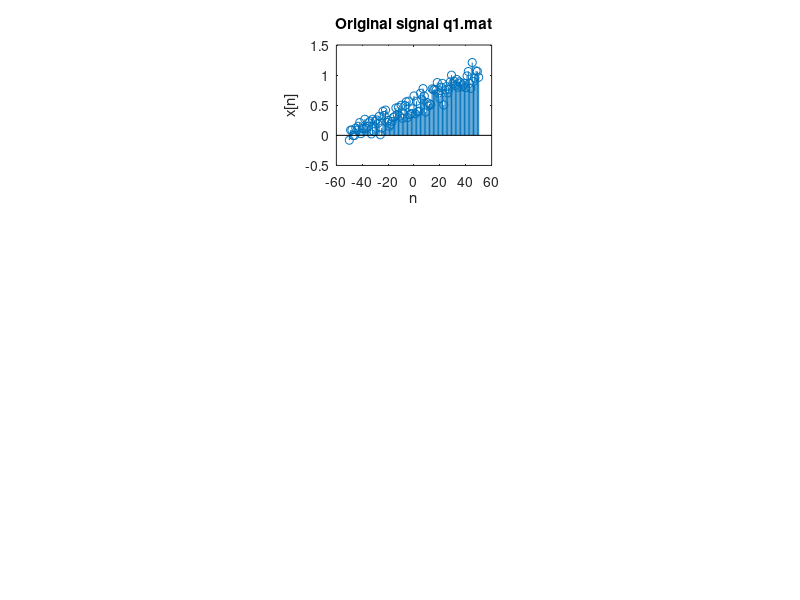

Reproduce this figure in MATLAB. (Note: this script raises an error after producing the figure.)
clc; clearvars; clear all;
load('q1.mat');
n = -50:50;
ind = [3 5 7 15 20 25];
subplot(3,3,2); stem(n,x);
xlabel('n'); ylabel('x[n]'); title('Original signal q1.mat')
for k = 1:length(ind)
    N = ind(k);
    MA = movingAverage(N,x,n);
    subplot(3,3,k+3);
    stem(n,MA);
    xlabel('n'); ylabel('y[n]'); title(['Output signal N=', num2str(N)]);
end